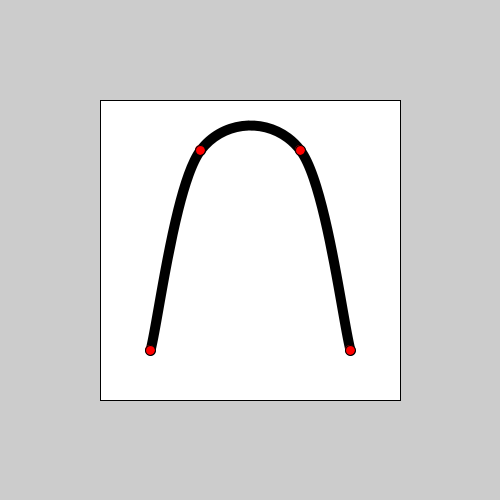
Frame 1 (no input)
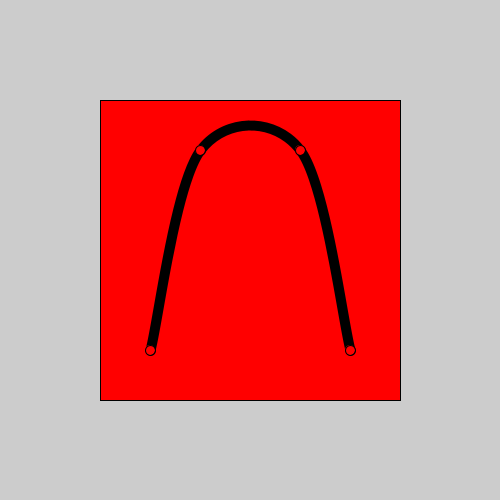
Frame 60 (the mouse pressed at the canvas centre just before this capture)
Frame 120 (the mouse held since frame 60 and released just before this capture): identical to frame 60, image omitted

The Processing sketch that drew these frames (run headless with seeded random() and noise(); from frame 60 on, the mouse is pressed at the canvas centre):

// Processing sketch: sketch_02_Class
// ── sketch_02_Class.pde
int p0x = 150;
int p1x = 200;
int p2x = 300;
int p3x = 350;
int p0y = 350;
int p1y = 150;
int p2y = 150;
int p3y = 350;




void setup()
{
 size(500,500) ;
}
void draw()
{
  strokeWeight(1);
  rect(100,100,300,300);
  strokeWeight(10);
  beginShape();
    curveVertex(p0x,p0y);
    curveVertex(p0x,p0y);
    curveVertex(p1x,p1y);
    curveVertex(p2x,p2y);
    curveVertex(p3x,p3y);
    curveVertex(p3x,p3y);
  endShape();
  strokeWeight(1);
  fill(255,0,0);
    ellipse(p0x,p0y,10,10);
    ellipse(p1x,p1y,10,10);
    ellipse(p2x,p2y,10,10);
    ellipse(p3x,p3y,10,10);
}
